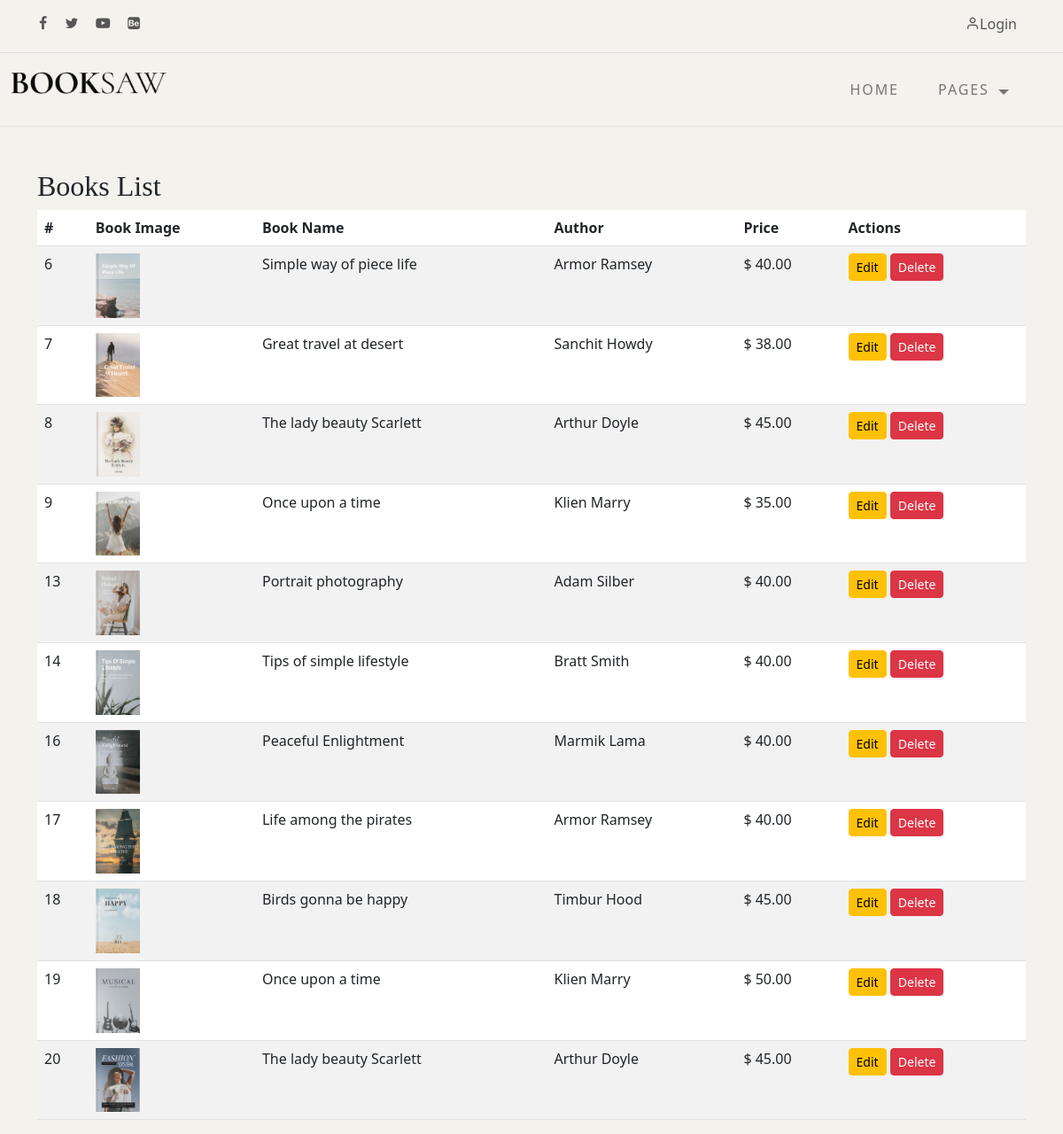
/manage_book (signed in), run on the app's committed database.
### user/models.py (models this page shows)
class Book(models.Model):
    book_name = models.CharField(max_length=100, null=True, blank=True)
    book_author = models.CharField(max_length=100, null=True, blank=True)
    book_price = models.CharField(max_length=100, null=True, blank=True)
    book_image =  models.ImageField(upload_to='book_pics/', null=True, blank=True)

### user/views.py (the view)
# urls.py: path('manage_book', manage_book, name='manage_book'),
def manage_book(request):
    if 'email' not in request.session:
        messages.info(request, "Login First!")
        return redirect('signin')
    dis= Book.objects.all()
    return render(request,"manage_book.html",{'Book':dis})

### user/templates/manage_book.html (shortened to what this page needs)
{% load static %}
<!DOCTYPE html>
<html lang="en">
<head>
    <link rel="stylesheet" type="text/css" href="{% static 'css/normalize.css' %}">
	<link rel="stylesheet" type="text/css" href="{% static 'icomoon/icomoon.css' %}">
	<link rel="stylesheet" type="text/css" href="{% static 'css/vendor.css' %}">
	<link rel="stylesheet" type="text/css" href="{% static 'css/style.css' %}">
    <link href="https://cdn.jsdelivr.net/npm/bootstrap@5.3.0-alpha1/dist/css/bootstrap.min.css" rel="stylesheet">
</head>
<body style="background-color: #F3F2EC;">
    <div id="header-wrap">
		<div class="top-content">
			<div class="container-fluid">
				<div class="row">
					<div class="col-md-6">
						<div class="social-links">
							<ul>
								<li>
									<a href="#"><i class="icon icon-facebook"></i></a>
								</li>
								<li>
									<a href="#"><i class="icon icon-twitter"></i></a>
								</li>
								<li>
									<a href="#"><i class="icon icon-youtube-play"></i></a>
								</li>
								<li>
									<a href="#"><i class="icon icon-behance-square"></i></a>
								</li>
							</ul>
						</div>
					</div>
					<div class="col-md-6">
						<div class="right-element">
							{% if request.session.email %}
								<a href="{% url 'profile' %}" class="user-account for-buy"><i
										class="icon icon-user"></i><span>Account</span></a>
							{% else %}
								<a href="{% url 'signin' %}" class="user-account for-buy"><i
									class="icon icon-user"></i><span>Login</span></a>
							{% endif %}
						</div>
					</div>
				</div>
			</div>
		</div>
		<header id="header">
			<div class="container-fluid">
				<div class="row">
					<div class="col-md-2">
						<div class="main-logo">
							<a href="index.html"><img src="{% static 'images/main-logo.png' %}" alt="logo"></a>
						</div>
					</div>
					<div class="col-md-10">
						<nav id="navbar">
							<div class="main-menu stellarnav">
								<ul class="menu-list">
									<li class="menu-item"><a href="{% url 'index' %}">Home</a></li>
									<li class="menu-item has-sub">
										<a href="#pages" class="nav-link">Pages</a>
									</li>
									<li class="menu-item"><a href="#featured-books" class="nav-link"></a>&nbsp;&nbsp;&nbsp;&nbsp;&nbsp;</li>
								</ul>
							</div>
						</nav>
					</div>
				</div>
			</div>
		</header>
	</div>
    <div class="container mt-5">
        <h2>Books List</h2>
        <table class="table table-striped table-hover">
            <thead class="thead-dark">
                <tr>
                    <th>#</th>
                    <th>Book Image</th>
                    <th>Book Name</th>
                    <th>Author</th>
                    <th>Price</th>
                    <th>Actions</th>
                </tr>
            </thead>
            <tbody>
                {% for i in Book %}
                <tr>
                    <td>{{i.id}}</td>
                    <td>
                    <img src=" {{ i.book_image.url }}" alt="The Great Gatsby" width="50" height="50">
                    </td>
                    <td>{{i.book_name}}</td>
                    <td>{{i.book_author}}</td>
                    <td>{{i.book_price}}</td>
                    <td>
                        <a href="{% url 'edit' i.id %}"><button type="submit" class="btn btn-warning btn-sm">Edit</button></a>
                        <a href="{% url 'delete' i.id %}" onclick="return confirm('Are you sure you want to delete this user?');"><button type="submit" class="btn btn-danger btn-sm">Delete</button></a>
                    </td>
                </tr>
                {% endfor %}
            </tbody>
        </table>
    </div>
</body>
</html>

### user/static/icomoon/icomoon.css (style rules this page uses)
[class^="icon-"], [class*=" icon-"] { font-family: 'icomoon' !important; speak: never; font-style: normal; font-weight: normal; font-variant: normal; text-transform: none; line-height: 1; -webkit-font-smoothing: antialiased; -moz-osx-font-smoothing: grayscale; }
.icon-user:before { content: "\e907"; }
.icon-twitter:before { content: "\f099"; }
.icon-facebook:before { content: "\f09a"; }
.icon-youtube-play:before { content: "\f16a"; }
.icon-behance-square:before { content: "\f1b5"; }

### user/templates/manage_book.html (style rules this page uses)
body { overflow-x: hidden; }

### data on the page
Book: id "6", book_image (picture), book_name "Simple way of piece life", book_author "Armor Ramsey", book_price "$ 40.00"
Book: id "7", book_image (picture), book_name "Great travel at desert", book_author "Sanchit Howdy", book_price "$ 38.00"
Book: id "8", book_image (picture), book_name "The lady beauty Scarlett", book_author "Arthur Doyle", book_price "$ 45.00"
Book: id "9", book_image (picture), book_name "Once upon a time", book_author "Klien Marry", book_price "$ 35.00"
Book: id "13", book_image (picture), book_name "Portrait photography", book_author "Adam Silber", book_price "$ 40.00"
Book: id "14", book_image (picture), book_name "Tips of simple lifestyle", book_author "Bratt Smith", book_price "$ 40.00"
Book: id "16", book_image (picture), book_name "Peaceful Enlightment", book_author "Marmik Lama", book_price "$ 40.00"
Book: id "17", book_image (picture), book_name "Life among the pirates", book_author "Armor Ramsey", book_price "$ 40.00"
Book: id "18", book_image (picture), book_name "Birds gonna be happy", book_author "Timbur Hood", book_price "$ 45.00"
Book: id "19", book_image (picture), book_name "Once upon a time", book_author "Klien Marry", book_price "$ 50.00"
Book: id "20", book_image (picture), book_name "The lady beauty Scarlett", book_author "Arthur Doyle", book_price "$ 45.00"
